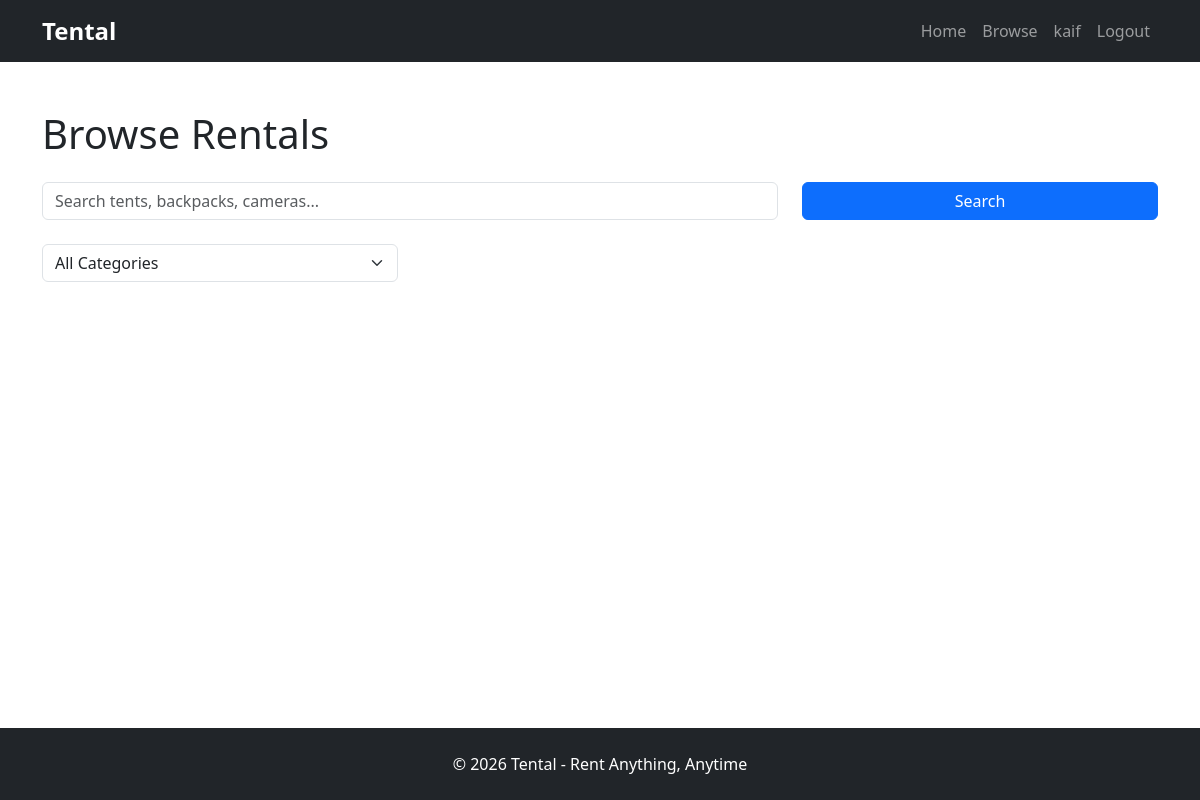
/browse (signed in), run on an earlier commit of the app's database.
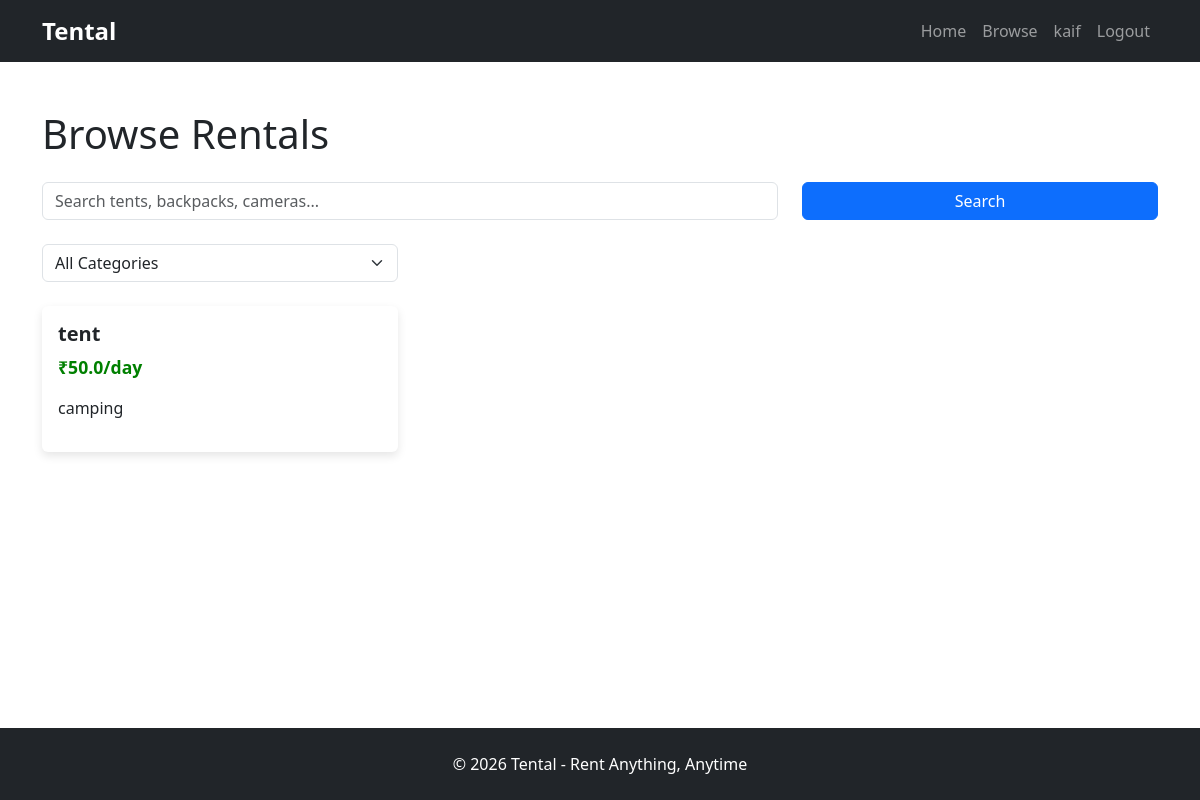
And on a later commit of the database.
### models/user.py (models this page shows)
class User(UserMixin, db.Model):
    id = db.Column(db.Integer, primary_key=True)
    name = db.Column(
        db.String(100),
        nullable=False
    )
    email = db.Column(
        db.String(120),
        unique=True,
        nullable=False
    )
    password = db.Column(
        db.String(255),
        nullable=False
    )
    rentals = db.relationship(
        "RentalItem",
        backref="owner",
        lazy=True
    )

### models/rental_item.py (models this page shows)
class RentalItem(db.Model):
    id = db.Column(db.Integer, primary_key=True)
    title = db.Column(db.String(100), nullable=False)
    description = db.Column(db.Text, nullable=False)
    price_per_day = db.Column(db.Float, nullable=False)
    category = db.Column(db.String(100), nullable=False)
    user_id = db.Column(
        db.Integer,
        db.ForeignKey("user.id"),
        nullable=False
    )
    status = db.Column(
        db.String(20),
        default="pending"
    )

### routes/main.py (the view)
@main.route("/browse")
def browse():
    rentals = RentalItem.query.filter_by(
        status="approved"
    ).all()
    return render_template(
        "browse.html",
        rentals=rentals
    )

### models/user.py (called while the page is built)
@login_manager.user_loader
def load_user(user_id):
    return User.query.get(int(user_id))

### templates/browse.html (shortened to what this page needs)
{% extends "base.html" %} {% block content %}
<div id="browse-page" class="container mt-5">
  <h1 id="browse-title" class="mb-4">Browse Rentals</h1>
  <div id="search-section" class="row mb-4">
    <div class="col-md-8">
      <input
        id="search-input"
        type="text"
        class="form-control"
        placeholder="Search tents, backpacks, cameras..."
      />
    </div>
    <div class="col-md-4">
      <button id="search-button" class="btn btn-primary w-100">Search</button>
    </div>
  </div>
  <div id="filter-section" class="row mb-4">
    <div class="col-md-4">
      <select id="category-filter" class="form-select">
        <option selected>All Categories</option>
      </select>
    </div>
  </div>
  <div id="rental-listings" class="row g-4">
    {% for rental in rentals %}
    <div class="col-md-4">
      <div class="card rental-card">
        <div class="card-body">
          <h5 class="rental-title">{{ rental.title }}</h5>
          <p class="rental-price">₹{{ rental.price_per_day }}/day</p>
          <p>{{ rental.category }}</p>
        </div>
      </div>
    </div>
    {% endfor %}
  </div>
</div>
{% endblock %}

### templates/base.html (shortened to what this page needs)
<!doctype html>
<html lang="en">
  <head>
    <link
      href="https://cdn.jsdelivr.net/npm/bootstrap@5.3.7/dist/css/bootstrap.min.css"
      rel="stylesheet"
    />
    <link
      rel="stylesheet"
      href="{{ url_for('static', filename='css/style.css') }}"
    />
  </head>
  <body>
    <nav class="navbar navbar-expand-lg navbar-dark bg-dark">
      <div class="container">
        <a class="navbar-brand" href="#">Tental</a>
        <div class="navbar-nav ms-auto">
          <a class="nav-link" href="{{ url_for('main.home') }}">Home</a>
          <a class="nav-link" href="{{ url_for('main.browse') }}">Browse</a>
          {% if current_user.is_authenticated %}
          <span class="nav-link"> {{ current_user.name }} </span>
          <a class="nav-link" href="{{ url_for('auth.logout') }}"> Logout </a>
          {% else %}
          <a class="nav-link" href="{{ url_for('auth.login') }}"> Login </a>
          <a class="nav-link" href="{{ url_for('auth.register') }}">
            Register
          </a>
          {% endif %}
        </div>
      </div>
    </nav>
    <main class="flex-grow-1">{% block content %} {% endblock %}</main>
    <footer id="footer-section" class="bg-dark text-white text-center py-4">
      <p class="mb-0">© 2026 Tental - Rent Anything, Anytime</p>
    </footer>
  </body>
</html>

### static/css/style.css (style rules this page uses)
:root { --primary-color: #2E8B57; --secondary-color: #1E293B; }
html, body { height: 100%; }
body { display: flex; flex-direction: column; }
#footer-section { margin-top: auto; }
.navbar-brand { font-size: 1.5rem; font-weight: 700; }
.rental-card { transition: all 0.3s ease; border: none; box-shadow: 0 4px 10px rgba(0, 0, 0, 0.1); }
.rental-title { font-weight: 600; }
.rental-price { font-size: 1.1rem; font-weight: bold; color: green; }

What changed in the data, as far as the page shows it:
added RentalItem: title "tent", price_per_day "50.0", category "camping"
